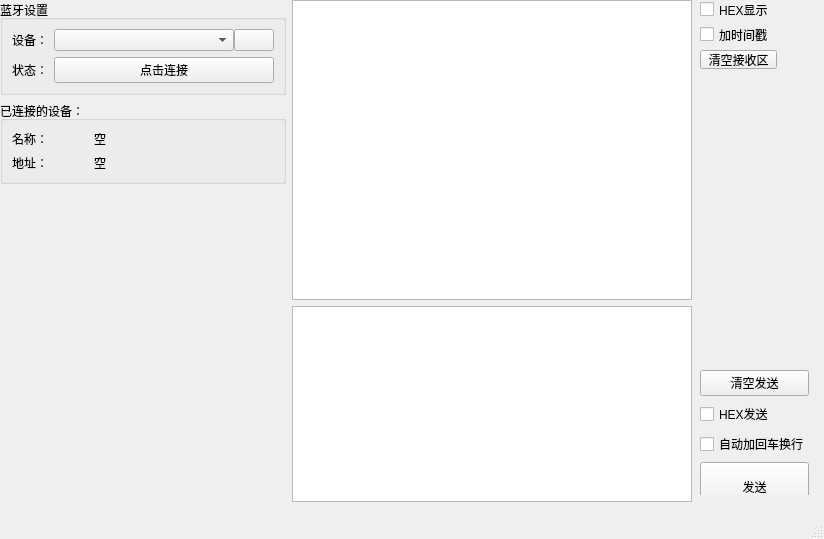
<?xml version="1.0" encoding="UTF-8"?>
<ui version="4.0">
 <class>MainWindow</class>
 <widget class="QMainWindow" name="MainWindow">
  <property name="geometry">
   <rect>
    <x>0</x>
    <y>0</y>
    <width>824</width>
    <height>539</height>
   </rect>
  </property>
  <property name="windowTitle">
   <string>MainWindow</string>
  </property>
  <property name="autoFillBackground">
   <bool>false</bool>
  </property>
  <widget class="QWidget" name="centralwidget">
   <widget class="QWidget" name="">
    <property name="geometry">
     <rect>
      <x>0</x>
      <y>0</y>
      <width>692</width>
      <height>502</height>
     </rect>
    </property>
    <layout class="QHBoxLayout" name="horizontalLayout">
     <item>
      <layout class="QVBoxLayout" name="verticalLayout_5">
       <item>
        <layout class="QVBoxLayout" name="verticalLayout_3">
         <item>
          <widget class="QGroupBox" name="groupBox">
           <property name="minimumSize">
            <size>
             <width>200</width>
             <height>0</height>
            </size>
           </property>
           <property name="title">
            <string>蓝牙设置</string>
           </property>
           <layout class="QVBoxLayout" name="verticalLayout">
            <item>
             <layout class="QGridLayout" name="gridLayout">
              <item row="0" column="0">
               <widget class="QLabel" name="label">
                <property name="text">
                 <string>设备：</string>
                </property>
               </widget>
              </item>
              <item row="0" column="1">
               <widget class="QComboBox" name="comboBox">
                <property name="enabled">
                 <bool>true</bool>
                </property>
                <property name="minimumSize">
                 <size>
                  <width>180</width>
                  <height>0</height>
                 </size>
                </property>
               </widget>
              </item>
              <item row="0" column="2">
               <widget class="QPushButton" name="pushButton_2">
                <property name="text">
                 <string/>
                </property>
                <property name="icon">
                 <iconset>
                  <normaloff>../res/refresh.png</normaloff>../res/refresh.png</iconset>
                </property>
               </widget>
              </item>
              <item row="1" column="0">
               <widget class="QLabel" name="label_2">
                <property name="text">
                 <string>状态：</string>
                </property>
               </widget>
              </item>
              <item row="1" column="1" colspan="2">
               <widget class="QPushButton" name="pushButton">
                <property name="text">
                 <string>点击连接</string>
                </property>
               </widget>
              </item>
             </layout>
            </item>
           </layout>
          </widget>
         </item>
         <item>
          <widget class="QGroupBox" name="groupBox_2">
           <property name="minimumSize">
            <size>
             <width>200</width>
             <height>0</height>
            </size>
           </property>
           <property name="title">
            <string>已连接的设备：</string>
           </property>
           <layout class="QVBoxLayout" name="verticalLayout_2">
            <item>
             <layout class="QGridLayout" name="gridLayout_2">
              <item row="0" column="0">
               <widget class="QLabel" name="label_3">
                <property name="text">
                 <string>名称：</string>
                </property>
               </widget>
              </item>
              <item row="1" column="0">
               <widget class="QLabel" name="label_5">
                <property name="text">
                 <string>地址：</string>
                </property>
               </widget>
              </item>
              <item row="1" column="1">
               <widget class="QLabel" name="label_6">
                <property name="text">
                 <string>空</string>
                </property>
               </widget>
              </item>
              <item row="0" column="1">
               <widget class="QLabel" name="label_4">
                <property name="minimumSize">
                 <size>
                  <width>180</width>
                  <height>0</height>
                 </size>
                </property>
                <property name="text">
                 <string>空</string>
                </property>
               </widget>
              </item>
             </layout>
            </item>
           </layout>
          </widget>
         </item>
        </layout>
       </item>
       <item>
        <spacer name="verticalSpacer">
         <property name="orientation">
          <enum>Qt::Vertical</enum>
         </property>
         <property name="sizeHint" stdset="0">
          <size>
           <width>20</width>
           <height>40</height>
          </size>
         </property>
        </spacer>
       </item>
      </layout>
     </item>
     <item>
      <layout class="QVBoxLayout" name="verticalLayout_4">
       <item>
        <widget class="QPlainTextEdit" name="plainTextEdit">
         <property name="minimumSize">
          <size>
           <width>400</width>
           <height>300</height>
          </size>
         </property>
         <property name="readOnly">
          <bool>true</bool>
         </property>
        </widget>
       </item>
       <item>
        <widget class="QPlainTextEdit" name="plainTextEdit_2">
         <property name="minimumSize">
          <size>
           <width>400</width>
           <height>150</height>
          </size>
         </property>
        </widget>
       </item>
      </layout>
     </item>
    </layout>
   </widget>
   <widget class="QWidget" name="">
    <property name="geometry">
     <rect>
      <x>700</x>
      <y>0</y>
      <width>77</width>
      <height>69</height>
     </rect>
    </property>
    <layout class="QVBoxLayout" name="verticalLayout_6">
     <item>
      <widget class="QCheckBox" name="checkBox">
       <property name="text">
        <string>HEX显示</string>
       </property>
      </widget>
     </item>
     <item>
      <widget class="QCheckBox" name="checkBox_2">
       <property name="text">
        <string>加时间戳</string>
       </property>
      </widget>
     </item>
     <item>
      <widget class="QPushButton" name="pushButton_3">
       <property name="text">
        <string>清空接收区</string>
       </property>
      </widget>
     </item>
    </layout>
   </widget>
   <widget class="QWidget" name="">
    <property name="geometry">
     <rect>
      <x>700</x>
      <y>370</y>
      <width>109</width>
      <height>125</height>
     </rect>
    </property>
    <layout class="QVBoxLayout" name="verticalLayout_7">
     <item>
      <widget class="QPushButton" name="pushButton_4">
       <property name="text">
        <string>清空发送</string>
       </property>
      </widget>
     </item>
     <item>
      <widget class="QCheckBox" name="checkBox_3">
       <property name="text">
        <string>HEX发送</string>
       </property>
      </widget>
     </item>
     <item>
      <widget class="QCheckBox" name="checkBox_4">
       <property name="text">
        <string>自动加回车换行</string>
       </property>
      </widget>
     </item>
     <item>
      <widget class="QPushButton" name="pushButton_5">
       <property name="minimumSize">
        <size>
         <width>0</width>
         <height>50</height>
        </size>
       </property>
       <property name="text">
        <string>发送</string>
       </property>
      </widget>
     </item>
    </layout>
   </widget>
  </widget>
  <widget class="QMenuBar" name="menubar">
   <property name="geometry">
    <rect>
     <x>0</x>
     <y>0</y>
     <width>824</width>
     <height>23</height>
    </rect>
   </property>
  </widget>
  <widget class="QStatusBar" name="statusbar"/>
 </widget>
 <resources/>
 <connections/>
</ui>
